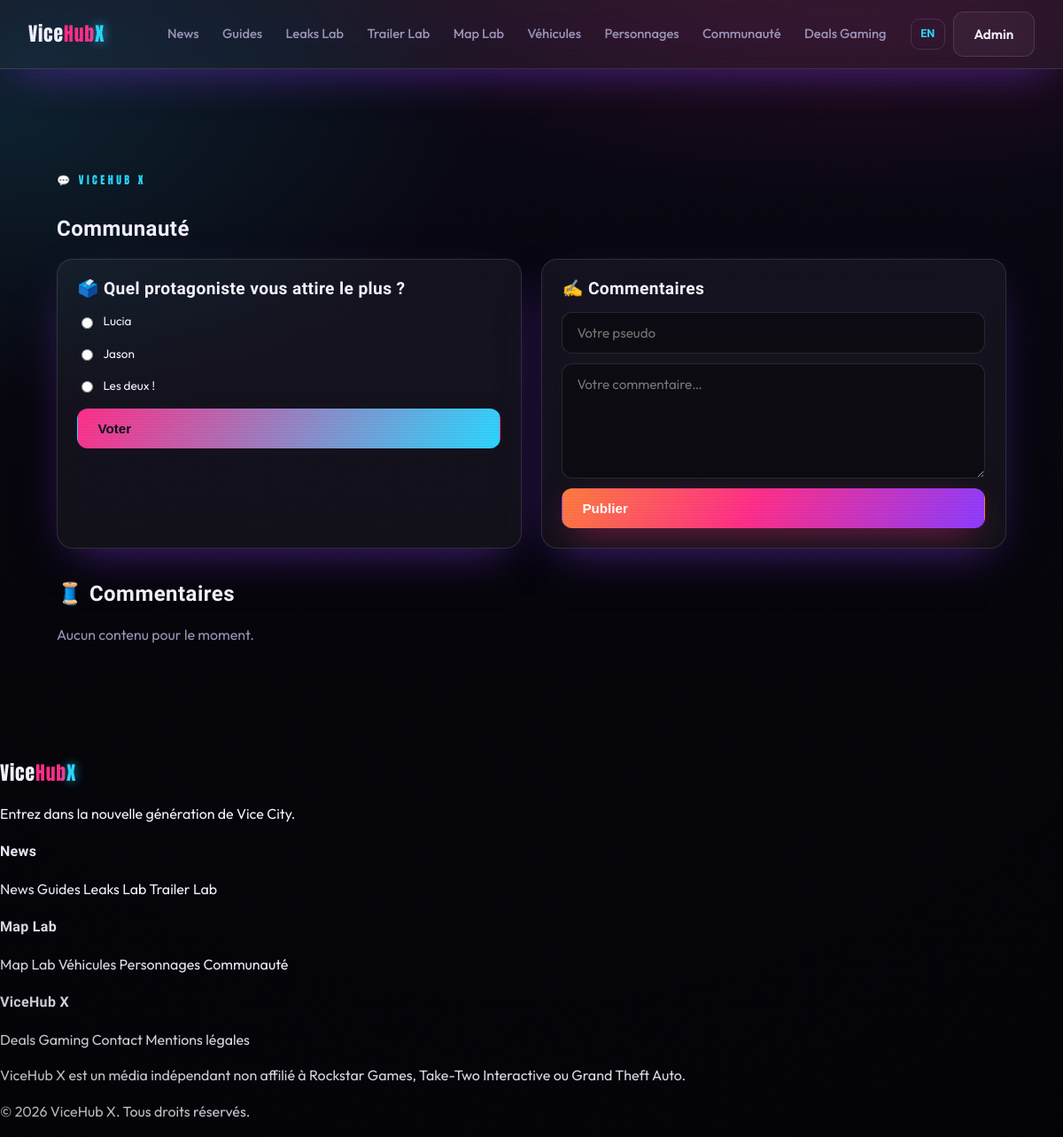
Screenshot of /pages/community.php with the database file from the repository.
### tables this page shows
CREATE TABLE polls (
    id       INT AUTO_INCREMENT PRIMARY KEY,
    question VARCHAR(200) NOT NULL,
    lang     ENUM('fr','en') NOT NULL DEFAULT 'fr',
    active   TINYINT(1) NOT NULL DEFAULT 1
);

CREATE TABLE poll_options (
    id      INT AUTO_INCREMENT PRIMARY KEY,
    poll_id INT NOT NULL,
    label   VARCHAR(160) NOT NULL,
    FOREIGN KEY (poll_id) REFERENCES polls(id) ON DELETE CASCADE
);

### includes/functions.php (called while the page is built, shortened)
<?php
function e(?string $value): string
{
    return htmlspecialchars((string) $value, ENT_QUOTES | ENT_SUBSTITUTE, 'UTF-8');
}
function t(string $key): string
{
    return $GLOBALS['LANG'][$key] ?? $key;
}

### config/database.php (called while the page is built, shortened)
<?php
function db(): PDO
{
    static $pdo = null;
    if ($pdo instanceof PDO) {
        return $pdo;
    }
    $dsn = sprintf(
        'mysql:host=%s;port=%s;dbname=%s;charset=utf8mb4',
        DB_HOST,
        DB_PORT,
        DB_NAME
    );
    try {
        $pdo = new PDO($dsn, DB_USER, DB_PASS, [
            PDO::ATTR_ERRMODE            => PDO::ERRMODE_EXCEPTION,
            PDO::ATTR_DEFAULT_FETCH_MODE => PDO::FETCH_ASSOC,
            PDO::ATTR_EMULATE_PREPARES   => false,
        ]);
    } catch (PDOException $e) {
        http_response_code(500);
        $hint = (getenv('APP_ENV') ?: 'dev') === 'prod'
            ? 'Service momentanément indisponible.'
            : 'Connexion base de données impossible : ' . $e->getMessage()
              . ' — vérifiez config/config.php et que la base "' . DB_NAME . '" existe.';
        exit('<p style="font-family:sans-serif;padding:2rem;color:#fff;background:#0a0a12">'
            . htmlspecialchars($hint, ENT_QUOTES, 'UTF-8') . '</p>');
    }
    return $pdo;
}

### pages/community.php (the view, shortened to what this page needs)
<?php
$poll = db()->prepare('SELECT * FROM polls WHERE active = 1 AND lang = ? ORDER BY id DESC LIMIT 1');
$poll->execute([lang()]);
$poll = $poll->fetch();
$options = [];
if ($poll) {
    $stmt = db()->prepare(
        'SELECT o.id, o.label, COUNT(v.id) AS votes
         FROM poll_options o LEFT JOIN poll_votes v ON v.option_id = o.id
         WHERE o.poll_id = ? GROUP BY o.id, o.label ORDER BY o.id'
    );
    $stmt->execute([$poll['id']]);
    $options = $stmt->fetchAll();
}
$comments = db()->query(
    "SELECT c.author_name, c.body, c.created_at, a.title
     FROM comments c JOIN articles a ON a.id = c.article_id
     WHERE c.status = 'approved' ORDER BY c.created_at DESC LIMIT 12"
)->fetchAll();
$total_votes = array_sum(array_map(fn($o) => (int) $o['votes'], $options)) ?: 0;
$has_voted = $poll && !empty($_SESSION['voted_poll_' . $poll['id']]);
require ROOT_PATH . '/includes/header.php';
?>
<section class="section">
    <span class="eyebrow">💬 ViceHub X</span>
    <h1><?= e(t('page_community_title')) ?></h1>
    <div class="cards" style="grid-template-columns:1fr 1fr">
        <?php if ($poll): ?>
        <div class="card glass" style="padding:1.4rem">
            <h2 style="font-size:1.2rem;margin-top:0">🗳️ <?= e($poll['question']) ?></h2>
            <?php if ($has_voted): ?>
                <?php foreach ($options as $o):
                    $pct = $total_votes ? round(100 * (int) $o['votes'] / $total_votes) : 0; ?>
                    <div style="margin:.6rem 0">
                        <div style="display:flex;justify-content:space-between">
                            <span><?= e($o['label']) ?></span><span class="muted"><?= $pct ?>%</span>
                        </div>
                        <div style="height:8px;border-radius:8px;background:rgba(255,255,255,.1);overflow:hidden">
                            <div style="height:100%;width:<?= $pct ?>%;background:var(--grad-neon)"></div>
                        </div>
                    </div>
                <?php endforeach; ?>
                <p class="muted" style="font-size:.8rem"><?= $total_votes ?> votes</p>
            <?php else: ?>
                <form method="post" class="form" style="gap:.6rem">
                    <?php foreach ($options as $o): ?>
                        <label style="display:flex;gap:.5rem;align-items:center;color:var(--ink)">
                            <input type="radio" name="option_id" value="<?= (int) $o['id'] ?>" required style="width:auto">
                            <?= e($o['label']) ?>
                        </label>
                    <?php endforeach; ?>
                    <button class="btn btn--blue" type="submit"><?= e(t('poll_vote')) ?></button>
                </form>
            <?php endif; ?>
        </div>
        <?php endif; ?>
        <div class="card glass" style="padding:1.4rem">
            <h2 style="font-size:1.2rem;margin-top:0">✍️ <?= e(t('comments')) ?></h2>
            <form method="post" class="form" style="gap:.7rem">
                <input type="text" name="name" maxlength="80" required placeholder="<?= e(t('comment_name')) ?>">
                <textarea name="body" maxlength="2000" required placeholder="<?= e(t('comment_ph')) ?>"></textarea>
                <button class="btn btn--primary" type="submit"><?= e(t('comment_btn')) ?></button>
            </form>
        </div>
    </div>
    <h2 style="margin-top:2.4rem">🧵 <?= e(t('comments')) ?></h2>
    <?php if ($comments): ?>
        <?php foreach ($comments as $c): ?>
            <div class="glass reveal" style="border-radius:14px;padding:1rem 1.2rem;margin-bottom:.8rem">
                <strong><?= e($c['author_name']) ?></strong>
                <span class="muted" style="font-size:.8rem"> · <?= e(fmt_date($c['created_at'])) ?></span>
                <p style="margin:.4rem 0 0"><?= e($c['body']) ?></p>
            </div>
        <?php endforeach; ?>
    <?php else: ?>
        <p class="muted"><?= e(t('no_content')) ?></p>
    <?php endif; ?>
</section>
<?php require ROOT_PATH . '/includes/footer.php'; ?>

### public/assets/css/style.css (style rules this page uses)
:root { --bg-0: #050409; --bg-1: #0a0814; --bg-2: #140e26; --ink: #f5f3ff; --muted: #9b93b8; --pink: #ff2e88; --violet: #8a3cff; --orange: #ff7b3d; --blue: #2bd6ff; --gold: #ffd166; --glass-bg: rgba(255, 255, 255, 0.05); --glass-brd: rgba(255, 255, 255, 0.12); --glass-shadow: 0 18px 50px -20px rgba(138, 60, 255, 0.55); --grad-sunset: linear-gradient(120deg, var(--orange), var(--pink) 45%, var(--violet)); --grad-neon: linear-gradient(120deg, var(--pink), var(--blue)); --grad-logo: linear-gradient(180deg, #ff2e88 0%, #ff6a3d 55%, #ffc24a 100%); --radius: 18px; --maxw: 1200px; --font-display: 'Sora', system-ui, sans-serif; --font-poster: 'Anton', 'Sora', sans-serif; --font-body: 'Outfit', system-ui, sans-serif; }
* { box-sizing: border-box; }
html { scroll-behavior: smooth; }
body { margin: 0; font-family: var(--font-body); color: var(--ink); background: radial-gradient(1200px 600px at 80% -10%, rgba(255, 46, 136, 0.18), transparent 60%), radial-gradient(1000px 600px at 0% 10%, rgba(43, 214, 255, 0.12), transparent 55%), linear-gradient(180deg, var(--bg-1), var(--bg-0) 60%); min-height: 100vh; overflow-x: hidden; line-height: 1.55; }
h1, h2, h3, h4 { font-family: var(--font-display); letter-spacing: 0.02em; line-height: 1.1; }
.glass { background: var(--glass-bg); border: 1px solid var(--glass-brd); backdrop-filter: blur(16px) saturate(140%); -webkit-backdrop-filter: blur(16px) saturate(140%); box-shadow: var(--glass-shadow); }
.btn { display: inline-flex; align-items: center; gap: .5rem; font-weight: 600; font-size: .95rem; padding: .8rem 1.4rem; border-radius: 12px; cursor: pointer; border: 1px solid transparent; transition: transform .15s ease, box-shadow .2s ease; }
.btn--primary { background: var(--grad-sunset); color: #fff; box-shadow: 0 12px 40px -14px rgba(255, 46, 136, .8); }
.btn--blue { background: var(--grad-neon); color: #04121b; }
.section { max-width: var(--maxw); margin: 0 auto; padding: clamp(2rem, 6vh, 4rem) clamp(1rem, 4vw, 2rem); }
.muted { color: var(--muted); }
.eyebrow { display: inline-block; text-transform: uppercase; letter-spacing: .18em; font-size: .72rem; color: var(--blue); font-weight: 600; margin-bottom: .8rem; }
.cards { display: grid; grid-template-columns: repeat(auto-fill, minmax(280px, 1fr)); gap: 1.4rem; }
.card { border-radius: var(--radius); overflow: hidden; display: flex; flex-direction: column; transition: transform .2s ease, box-shadow .2s ease; }
.form { display: flex; flex-direction: column; gap: 1rem; max-width: 560px; }
.form label { font-size: .85rem; color: var(--muted); display: block; margin-bottom: .35rem; }
.form input, .form textarea, .form select { width: 100%; padding: .8rem 1rem; border-radius: 12px; background: rgba(0,0,0,.35); border: 1px solid var(--glass-brd); color: var(--ink); font-family: var(--font-body); font-size: .95rem; }
.form textarea { min-height: 130px; resize: vertical; }
body { -webkit-font-smoothing: antialiased; }
.card, .os-module { transform: perspective(900px) rotateX(var(--rx, 0deg)) rotateY(var(--ry, 0deg)) translateY(var(--ty, 0)) scale(var(--sc, 1)); transition: transform .28s cubic-bezier(.2,.8,.2,1), box-shadow .3s ease, border-color .3s ease; transform-style: preserve-3d; will-change: transform; position: relative; }
.card::after, .os-module::after { content: ''; position: absolute; inset: 0; border-radius: inherit; z-index: 1; background: radial-gradient(240px circle at var(--mx, 50%) var(--my, 50%), rgba(255,46,136,.22), transparent 60%); opacity: 0; transition: opacity .35s ease; pointer-events: none; }
.btn { position: relative; overflow: hidden; will-change: transform; }
.btn::before { content: ''; position: absolute; top: 0; left: -120%; width: 60%; height: 100%; background: linear-gradient(115deg, transparent, rgba(255,255,255,.45), transparent); transform: skewX(-18deg); transition: left .6s ease; }
.logo, .vh-loader__logo, .hero__wm, .cd-tile b, .eyebrow, .cd-title, .hero__kicker, .play-btn { font-family: var(--font-poster); font-weight: 400; }
.section { padding-block: clamp(2.6rem, 8vh, 5.5rem); }
.eyebrow { letter-spacing: .28em; font-size: .76rem; }

### rows the page displays
polls: question "Quel protagoniste vous attire le plus ?"
poll_options: label "Lucia"
poll_options: label "Jason"
poll_options: label "Les deux !"

### other values shown
$label "News"
$label "Guides"
$label "Leaks Lab"
$label "Trailer Lab"
$label "Map Lab"
$label "Véhicules"
$label "Personnages"
$label "Communauté"
$label "Deals Gaming"
t('lang_switch') "EN"
t('nav_admin') "Admin"
t('page_community_title') "Communauté"
t('poll_vote') "Voter"
t('comments') "Commentaires"
t('comment_btn') "Publier"
